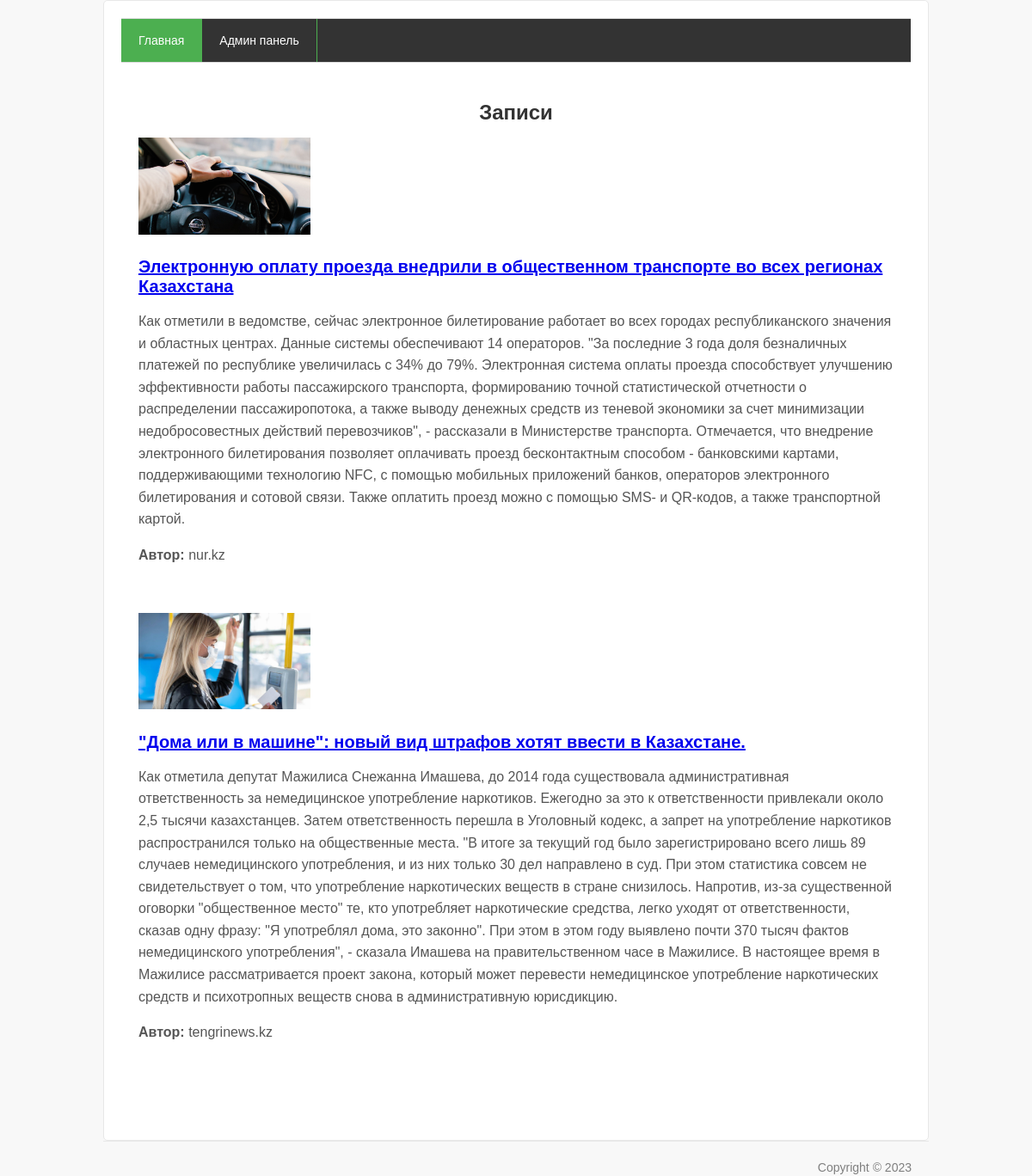
The page / on the database its author committed.
### blog/models.py (models this page shows, shortened)
class Post(models.Model):        #обращаемся к родительному классу Model, чтобы наследовать настройки
    title = models.CharField('Заголовок записи', max_length=100)
    description = models.TextField('Текст запсии')
    author = models.CharField('Имя автора', max_length=100)
    date = models.DateField('Дата публикации')
    img = models.ImageField('Изображение', upload_to='image/%Y')
    class Meta:                 #Создаем класс для определения различных вещей о модели
        verbose_name = 'Запись'
        verbose_name_plural = 'Записи'

### blog/views.py (the view)
# urls.py: urlpatterns = [path('', views.PostView.as_view()),
class PostView(View):
    def get(self, request):
        try:
            posts = Post.objects.all()  # ссылаемся на всю информацию из нашей таблицы
            return render(request, 'blog/blog.html', {'post_list': posts})
        except Exception as e:
            error_message = f'An error occurred while fetching posts: {str(e)}'
            return HttpResponseServerError(error_message)

### templates/blog/blog.html (shortened to what this page needs)
{% load static %}
<html xmlns="http://www.w3.org/1999/html">
<head>
	<link rel="stylesheet" href="{% static 'css/style.css' %}" type="text/css" media="all">
</head>
<body>
<div class="shell">
	<div class="border">
		<div id="navigation">
			<ul>
			    <li><a href="/" class="active">Главная</a></li>
			    <li><a href="/admin">Админ панель</a></li>
			</ul>
		</div>
		<div id="main">
			<div id="content" class="left">
				<div class="projects">
					<h3>Записи</h3>
					{% for post in post_list %}
					<div class="item">
						<div class="image left">
							<a href="#"><img src="{{ post.img.url }}" width="200px"></a>
						</div>
						<div class="text left">
							<h4><a href="{{ post.id }}"> {{ post.title }}</a></h4>
							<p>{{ post.description }}</p>
							<p><strong>Автор:</strong>  {{ post.author }}</p>
						</div>
						<div class="cl">&nbsp;</div>
					</div>
					{% endfor %}
				</div>
			</div>
			<div class="cl">&nbsp;</div>
		</div>
	</div>
	<div id="footer">
		<p class="copy right">Copyright ©  2023 </p>
	</div>
</div>
</body>
</html>

### static/css/style.css (style rules this page uses)
body { font-family: Arial, sans-serif; margin: 0; padding: 0; background-color: #f8f8f8; }
.shell { width: 80%; margin: 0 auto; height: 100% }
.border { border: 1px solid #e8e8e8; background: #fff; border-radius: 5px; overflow: hidden; padding: 20px; }
#navigation { background-color: #333; height: 50px; border-top: 1px solid #dbdbdb; border-bottom: 1px solid #dbdbdb; }
#navigation ul { list-style: none; padding: 0; margin: 0; }
#navigation li { float: left; height: 50px; border-right: 1px solid #4caf50; }
#navigation a { display: block; float: left; height: 50px; color: #fff; text-decoration: none; padding: 0 20px; line-height: 50px; font-size: 14px; }
#navigation a.active, #navigation a:hover { background-color: #4caf50; }
#main { padding: 20px; display: flex; flex-direction: column; }
#content { float: left; width: auto; }
.projects h3 { font-size: 24px; color: #333; margin-bottom: 15px; text-align: center; }
.projects .item { margin-bottom: 20px; }
.projects .image { margin-right: 20px; }
.projects img { max-width: 100%; height: auto; }
.projects h4 { font-size: 20px; color: #333; margin-bottom: 10px; }
.projects p { font-size: 16px; color: #555; line-height: 1.6; }
.cl { clear: both; }
#footer { font-family: Arial, sans-serif; font-size: 14px; line-height: 20px; color: #7f7f7f; padding: 20px; text-align: center; border-top: 1px solid #e8e8e8; }
.right { float: right; }
.copy { margin: 0; }
body { font-family: Arial, sans-serif; background-color: #f8f8f8; margin: 0; }

### rows shown on the page
Post: img (picture), title "Электронную оплату проезда внедрили в общественном транспорте во всех регионах Казахстана", description "Как отметили в ведомстве, сейчас электронное билетирование работает во всех городах республиканского значения и областных центрах. Данные системы обеспечивают 14 операторов. \"За последние 3 года доля безналичных платежей по республике увеличилась с 34% до 79%. Электронная система оплаты проезда способствует улучшению эффективности работы пассажирского транспорта, формированию точной статистической отчетности о распределении пассажиропотока, а также выводу денежных средств из теневой экономики за счет минимизации недобросовестных действий перевозчиков\", - рассказали в Министерстве транспорта. Отмечается, что внедрение электронного билетирования позволяет оплачивать проезд бесконтактным…", author "nur.kz"
Post: img (picture), title "\"Дома или в машине\": новый вид штрафов хотят ввести в Казахстане.", description "Как отметила депутат Мажилиса Снежанна Имашева, до 2014 года существовала административная ответственность за немедицинское употребление наркотиков. Ежегодно за это к ответственности привлекали около 2,5 тысячи казахстанцев. Затем ответственность перешла в Уголовный кодекс, а запрет на употребление наркотиков распространился только на общественные места. \"В итоге за текущий год было зарегистрировано всего лишь 89 случаев немедицинского употребления, и из них только 30 дел направлено в суд. При этом статистика совсем не свидетельствует о том, что употребление наркотических веществ в стране снизилось. Напротив, из-за существенной оговорки \"общественное место\" те, кто употребляет наркотические…", author "tengrinews.kz"
